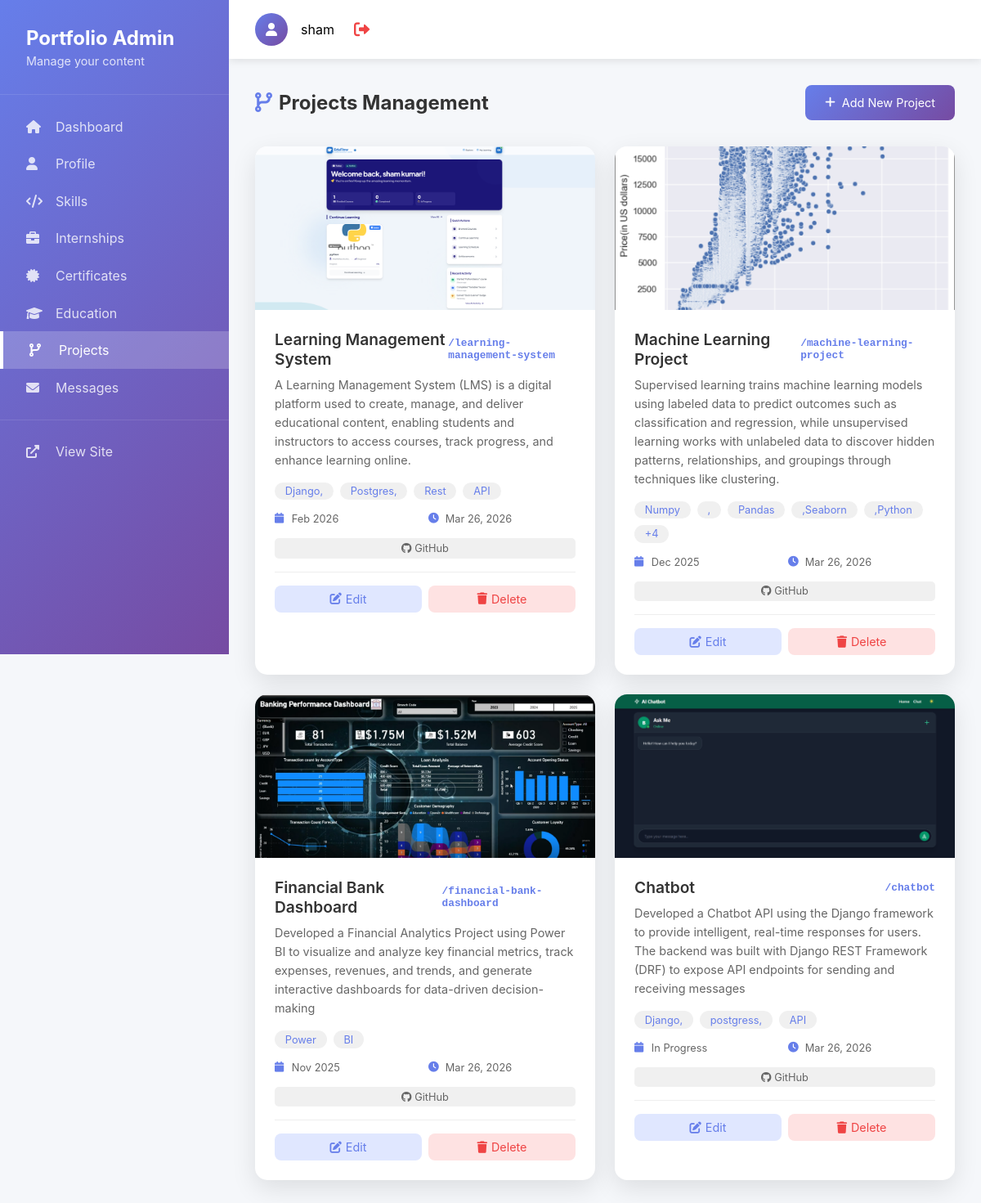
Screenshot of /dashboard/projects/ (signed in) with the database file from the repository.
### main/models.py (models this page shows, shortened)
class Project(models.Model):
    title = models.CharField(max_length=200)
    slug = models.SlugField(unique=True, blank=True)
    short_description = models.CharField(max_length=500, help_text="Brief description for cards")
    description = models.TextField()
    tech_stack = models.CharField(max_length=500, help_text="Comma separated technologies")
    github_link = models.URLField(blank=True)
    live_demo_link = models.URLField(blank=True)
    project_image = models.ImageField(upload_to='projects/')
    additional_images = models.ImageField(upload_to='projects/additional/', blank=True, null=True)
    featured = models.BooleanField(default=False)
    completion_date = models.DateField(null=True, blank=True)
    client = models.CharField(max_length=200, blank=True)
    role = models.CharField(max_length=200, blank=True)
    created_date = models.DateTimeField(auto_now_add=True)
    updated_date = models.DateTimeField(auto_now=True)
    order = models.IntegerField(default=0)
    class Meta:
        ordering = ['-featured', '-completion_date', '-created_date']

### main/views.py (the view)
# urls.py: path('dashboard/projects/', views.projects_list, name='projects_list'),
@login_required
def projects_list(request):
    projects = Project.objects.all()
    context = {
        'projects': projects,
    }
    return render(request, 'admin_dashboard/projects_list.html', context)

### templates/admin_dashboard/projects_list.html (shortened to what this page needs)
{% extends 'admin_dashboard/base_admin.html' %}
{% block content %}
<div class="header">
    <h1><i class="fas fa-code-branch"></i> Projects Management</h1>
    <a href="{% url 'project_add' %}" class="btn-add">
        <i class="fas fa-plus"></i> Add New Project
    </a>
</div>
<div class="projects-grid">
    {% for project in projects %}
    <div class="project-card">
        <div class="project-image">
            {% if project.project_image %}
            <img src="{{ project.project_image.url }}" alt="{{ project.title }}">
            {% else %}
            <img src="https://via.placeholder.com/350x200" alt="{{ project.title }}">
            {% endif %}
        </div>
        <div class="project-content">
            <div class="project-title">
                {{ project.title }}
                <span class="project-slug">/{{ project.slug }}</span>
            </div>
            <p class="project-description">{{ project.short_description }}</p>
            <div class="project-tech">
                {% for tech in project.tech_stack.split|slice:":5" %}
                <span class="tech-tag">{{ tech }}</span>
                {% endfor %}
                {% if project.tech_stack.split|length > 5 %}
                <span class="tech-tag">+{{ project.tech_stack.split|length|add:"-5" }}</span>
                {% endif %}
            </div>
            <div class="project-meta">
                <div class="meta-item">
                    <i class="fas fa-calendar"></i>
                    {{ project.completion_date|date:"M Y"|default:"In Progress" }}
                </div>
                <div class="meta-item">
                    <i class="fas fa-clock"></i>
                    {{ project.created_date|date:"M d, Y" }}
                </div>
            </div>
            <div class="project-links">
                {% if project.github_link %}
                <a href="{{ project.github_link }}" target="_blank" class="project-link">
                    <i class="fab fa-github"></i> GitHub
                </a>
                {% endif %}
            </div>
            <div class="card-actions">
                <a href="{% url 'project_edit' project.id %}" class="btn-edit">
                    <i class="fas fa-edit"></i> Edit
                </a>
                <a href="{% url 'project_delete' project.id %}" class="btn-delete" onclick="return confirm('Are you sure you want to delete this project?')">
                    <i class="fas fa-trash"></i> Delete
                </a>
            </div>
        </div>
    </div>
    {% empty %}
    <div class="empty-message">
        <i class="fas fa-code-branch"></i>
        <h2>No Projects Yet</h2>
        <p>Click the "Add New Project" button to add your first project.</p>
    </div>
    {% endfor %}
</div>
{% endblock %}

### templates/admin_dashboard/base_admin.html (shortened to what this page needs)
<!DOCTYPE html>
<html lang="en">
<head>
    <link rel="stylesheet" href="https://cdnjs.cloudflare.com/ajax/libs/font-awesome/6.0.0/css/all.min.css">
</head>
<body>
    <div class="sidebar" id="sidebar">
        <div class="sidebar-header">
            <h2>Portfolio Admin</h2>
            <p>Manage your content</p>
        </div>
        <div class="sidebar-menu">
            <a href="{% url 'dashboard' %}" class="menu-item {% if request.path == '/dashboard/' %}active{% endif %}">
                <i class="fas fa-home"></i>
                <span>Dashboard</span>
            </a>
            <a href="{% url 'profile_edit' %}" class="menu-item {% if '/profile' in request.path %}active{% endif %}">
                <i class="fas fa-user"></i>
                <span>Profile</span>
            </a>
            <a href="{% url 'skills_list' %}" class="menu-item {% if '/skills' in request.path %}active{% endif %}">
                <i class="fas fa-code"></i>
                <span>Skills</span>
            </a>
            <a href="{% url 'internships_list' %}" class="menu-item {% if '/internships' in request.path %}active{% endif %}">
                <i class="fas fa-briefcase"></i>
                <span>Internships</span>
            </a>
            <a href="{% url 'certificates_list' %}" class="menu-item {% if '/certificates' in request.path %}active{% endif %}">
                <i class="fas fa-certificate"></i>
                <span>Certificates</span>
            </a>
            <a href="{% url 'education_list' %}" class="menu-item {% if '/education' in request.path %}active{% endif %}">
                <i class="fas fa-graduation-cap"></i>
                <span>Education</span>
            </a>
            <a href="{% url 'projects_list' %}" class="menu-item {% if '/projects' in request.path %}active{% endif %}">
                <i class="fas fa-code-branch"></i>
                <span>Projects</span>
            </a>
            <a href="{% url 'messages_list' %}" class="menu-item {% if '/messages' in request.path %}active{% endif %}">
                <i class="fas fa-envelope"></i>
                <span>Messages</span>
            </a>
            <div style="border-top: 1px solid rgba(255,255,255,0.1); margin: 1rem 0;"></div>
            <a href="{% url 'home' %}" target="_blank" class="menu-item">
                <i class="fas fa-external-link-alt"></i>
                <span>View Site</span>
            </a>
        </div>
    </div>
    <div class="main-content">
        <div class="top-bar">
            <div class="user-info">
                <div class="user-avatar">
                    <i class="fas fa-user"></i>
                </div>
                <span>{{ user.username }}</span>
                <a href="{% url 'logout' %}" class="logout-btn" title="Logout">
                    <i class="fas fa-sign-out-alt"></i>
                </a>
            </div>
        </div>
        <div class="content-area">
            {% block content %}{% endblock %}
        </div>
    </div>
</body>
</html>

### templates/admin_dashboard/base_admin.html (style rules this page uses)
* { margin: 0; padding: 0; box-sizing: border-box; }
body { font-family: -apple-system, BlinkMacSystemFont, 'Segoe UI', Roboto, Oxygen, Ubuntu, sans-serif; background: #f5f7fa; display: flex; }
.sidebar { width: 280px; background: linear-gradient(135deg, #667eea 0%, #764ba2 100%); min-height: 100vh; color: white; position: fixed; left: 0; top: 0; overflow-y: auto; transition: all 0.3s ease; z-index: 1000; }
.sidebar-header { padding: 2rem; border-bottom: 1px solid rgba(255, 255, 255, 0.1); }
.sidebar-header h2 { font-size: 1.5rem; margin-bottom: 0.3rem; }
.sidebar-header p { font-size: 0.9rem; opacity: 0.8; }
.sidebar-menu { padding: 1rem 0; }
.menu-item { display: flex; align-items: center; gap: 1rem; padding: 0.8rem 2rem; color: rgba(255, 255, 255, 0.8); text-decoration: none; transition: all 0.3s ease; }
.menu-item.active { background: rgba(255, 255, 255, 0.2); color: white; border-left: 4px solid white; }
.menu-item i { width: 20px; }
.main-content { flex: 1; margin-left: 280px; min-height: 100vh; width: calc(100% - 280px); }
.top-bar { background: white; padding: 1rem 2rem; display: flex; justify-content: space-between; align-items: center; box-shadow: 0 2px 10px rgba(0, 0, 0, 0.1); position: sticky; top: 0; z-index: 100; }
.user-info { display: flex; align-items: center; gap: 1rem; }
.user-avatar { width: 40px; height: 40px; background: linear-gradient(135deg, #667eea, #764ba2); border-radius: 50%; display: flex; align-items: center; justify-content: center; color: white; }
.logout-btn { color: #ef4444; text-decoration: none; font-size: 1.2rem; padding: 0.5rem; border-radius: 8px; transition: all 0.3s ease; }
.content-area { padding: 2rem; }

### templates/admin_dashboard/projects_list.html (style rules this page uses)
.header { display: flex; justify-content: space-between; align-items: center; margin-bottom: 2rem; }
.header h1 { font-size: 1.5rem; color: #333; display: flex; align-items: center; gap: 0.5rem; }
.header h1 i { color: #667eea; }
.btn-add { background: linear-gradient(135deg, #667eea, #764ba2); color: white; padding: 0.8rem 1.5rem; border-radius: 8px; text-decoration: none; font-size: 0.9rem; display: inline-flex; align-items: center; gap: 0.5rem; transition: all 0.3s ease; }
.projects-grid { display: grid; grid-template-columns: repeat(auto-fill, minmax(350px, 1fr)); gap: 1.5rem; }
.project-card { background: white; border-radius: 15px; overflow: hidden; box-shadow: 0 10px 30px rgba(0, 0, 0, 0.1); transition: all 0.3s ease; animation: slideUp 0.5s ease; position: relative; }
.project-image { height: 200px; overflow: hidden; position: relative; }
.project-image img { width: 100%; height: 100%; object-fit: cover; transition: transform 0.5s ease; }
.project-content { padding: 1.5rem; }
.project-title { font-size: 1.2rem; color: #333; margin-bottom: 0.5rem; font-weight: 600; display: flex; align-items: center; justify-content: space-between; }
.project-slug { color: #667eea; font-size: 0.8rem; font-family: monospace; }
.project-description { color: #666; font-size: 0.9rem; margin-bottom: 1rem; line-height: 1.6; }
.project-tech { display: flex; flex-wrap: wrap; gap: 0.5rem; margin-bottom: 1rem; }
.tech-tag { background: #f0f0f0; color: #667eea; padding: 0.2rem 0.8rem; border-radius: 15px; font-size: 0.8rem; }
.project-meta { display: grid; grid-template-columns: repeat(2, 1fr); gap: 0.5rem; margin-bottom: 1rem; font-size: 0.8rem; color: #666; }
.meta-item { display: flex; align-items: center; gap: 0.3rem; }
.meta-item i { color: #667eea; width: 16px; }
.project-links { display: flex; gap: 0.5rem; margin-bottom: 1rem; }
.project-link { flex: 1; padding: 0.3rem; border-radius: 5px; text-align: center; font-size: 0.8rem; text-decoration: none; color: #666; background: #f0f0f0; transition: all 0.3s ease; }
.card-actions { display: flex; gap: 0.5rem; margin-top: 1rem; padding-top: 1rem; border-top: 1px solid #eee; }
.btn-edit, .btn-delete { flex: 1; padding: 0.5rem; border-radius: 8px; text-decoration: none; text-align: center; font-size: 0.9rem; transition: all 0.3s ease; display: flex; align-items: center; justify-content: center; gap: 0.3rem; }
.btn-edit { background: #e0e7ff; color: #667eea; }
.btn-delete { background: #fee2e2; color: #ef4444; }

### rows the page displays
Project: project_image (picture), title "Learning Management System", slug "learning-management-system", short_description "A Learning Management System (LMS) is a digital platform used to create, manage, and deliver educational content, enabling students and instructors to access courses, track progress, and enhance learning online.", split "Django," "Postgres," "Rest" "API", completion_date "Feb 2026", created_date "Mar 26, 2026"
Project: project_image (picture), title "Machine Learning Project", slug "machine-learning-project", short_description "Supervised learning trains machine learning models using labeled data to predict outcomes such as classification and regression, while unsupervised learning works with unlabeled data to discover hidden patterns, relationships, and groupings through techniques like clustering.", split "Numpy" "," "Pandas" ",Seaborn" ",Python", tech_stack.split|length "4", completion_date "Dec 2025", created_date "Mar 26, 2026"
Project: project_image (picture), title "Financial Bank Dashboard", slug "financial-bank-dashboard", short_description "Developed a Financial Analytics Project using Power BI to visualize and analyze key financial metrics, track expenses, revenues, and trends, and generate interactive dashboards for data-driven decision-making", split "Power" "BI", completion_date "Nov 2025", created_date "Mar 26, 2026"
Project: project_image (picture), title "Chatbot", slug "chatbot", short_description "Developed a Chatbot API using the Django framework to provide intelligent, real-time responses for users. The backend was built with Django REST Framework (DRF) to expose API endpoints for sending and receiving messages", split "Django," "postgress," "API", completion_date "In Progress", created_date "Mar 26, 2026"

### other values shown
{{ user.username }} "sham"
